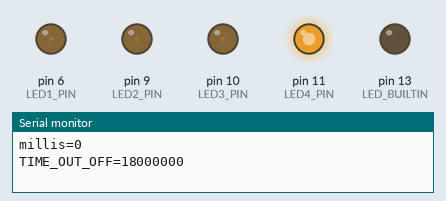
Bench run of a sketch on a simulated Arduino Uno, built with avr-gcc and run on an emulated ATmega328P. Shown: output pins drawn as LEDs (lit = HIGH), the last lines printed to the serial monitor. Random numbers use the default seed unless the sketch sets one.

Above: at 0.61 s.
At 3.6 s:
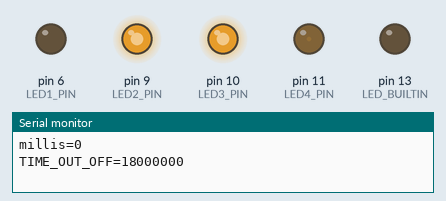
At 4.6 s:
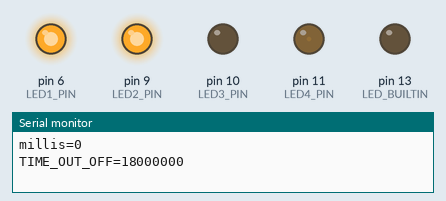
At 8.4 s:
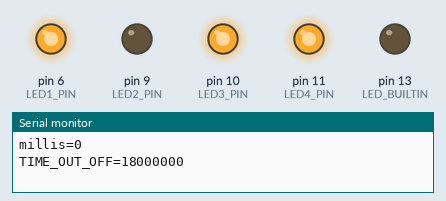
At 13.7 s:
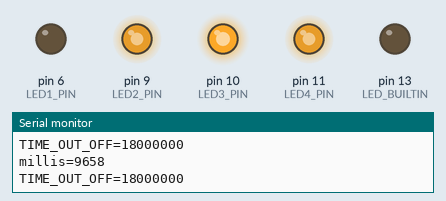
At 19.0 s:
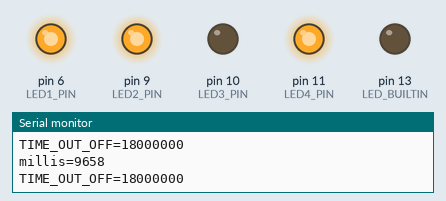
Timing chart, 0 to 21.9 s (numbered marks = the images above):
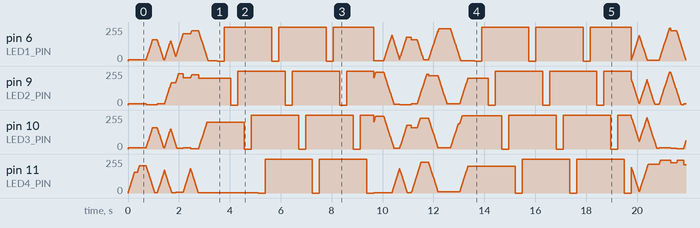

The sketch:

ArduinoChristmasLight_V3.ino
```cpp
// Christmas Light V3.0 -  DIY Arduino Christmaas light "Maker Fabio" project on Youtube
// Simple 4 channels Christmas light Sketch
// it starts automatically with Lights ON when powered or reset
// it will keep light on for "TIME_KEEP_ON_HR" hours, and then remains off for
// the remaining part of the day (24-TIME_KEEP_ON_HR hours)

// LED output PWMs
#define LED1_PIN 6
#define LED2_PIN 9
#define LED3_PIN 10
#define LED4_PIN 11

#define CH_NUMBER 4 // number of LED strings, in my case I have 4 LED strings
#define FULL_FADETIME 400// [ms]
#define FADE_PERIOD 10//[ms] dupdate rate of duty cycles during fading

#define TIME_KEEP_ON_HR   5

#define TIME_OUT_OFF  (unsigned long)1000*60*60*TIME_KEEP_ON_HR  //[ms] standby time for Module Off
#define HOURS24 (unsigned long)1000*60*60*24

extern volatile unsigned long timer0_millis;

void setup() {
  // set PIN as in/out
  pinMode(LED1_PIN,OUTPUT);
  pinMode(LED2_PIN,OUTPUT);
  pinMode(LED3_PIN,OUTPUT);
  pinMode(LED4_PIN,OUTPUT);

  // start with LED off
  digitalWrite(LED1_PIN, HIGH);
  digitalWrite(LED2_PIN, HIGH);
  digitalWrite(LED3_PIN, HIGH);
  digitalWrite(LED4_PIN, HIGH);

  pinMode(LED_BUILTIN, OUTPUT);
  digitalWrite(LED_BUILTIN, LOW); // turn off LED to lower power consumption

  Serial.begin(230400);       // Hardware serial for MCLD reading only

}

void loop() {
  static int invBrightness=0;
  static int fadeAmount =5;


  if (millis() < TIME_OUT_OFF )
  {
     Serial.print("millis=");
     Serial.println(millis());
     Serial.print("TIME_OUT_OFF=");
     Serial.println(TIME_OUT_OFF);
  }
  else
  {
     Serial.print("millis=");
     Serial.println(millis());
     Serial.print("TIME_OUT_OFF EXPIRED ******* =");
     Serial.println(TIME_OUT_OFF);
  }


  if(timerStillOn()){ // perform light games only when timer is not expired

    // light game 1 , random perform some times
    for(int i = 0; i<10;i++)
    {
      // fadeToScenario( scenario, fadeTime, targetMin, targetMax );
      fadeToScenario(random (0,0b00001111), random (200,500),random (1,10),random (150,255) );
    }

    // light game 2 ,perform some times
    for(int i = 0; i<3;i++)
    {
      fadeLED(LED1_PIN);
      fadeLED(LED2_PIN);
      fadeLED(LED3_PIN);
      fadeLED(LED4_PIN);
    }
  }
  else{
        //  light off
  digitalWrite(LED1_PIN, HIGH);
  digitalWrite(LED2_PIN, HIGH);
  digitalWrite(LED3_PIN, HIGH);
  digitalWrite(LED4_PIN, HIGH);
  }
}

// update only the duty cyle of the channels passed in the chParalMask, set other channels duty to 0
// "duty" value expressed as %oo so 100% = 10000
// fade time [ms] is the time needed to go from 0% to fullduty
// chMask is a CH_NUMBER bit mask, that will be faded to 100% duty
void fadeToScenario(int chMask, int fadeTimeMs , int targetMin, int targetMax )
{
  int singleMask=0x01;     // one bit mask
  static int dutyMemory[CH_NUMBER];

  int fadeCycles;
  int fadeDimStep; // ho

  fadeCycles=fadeTimeMs/FADE_PERIOD;

  fadeDimStep = 255 / (FULL_FADETIME/FADE_PERIOD);

  for (int x= 0; x<fadeCycles ; x++)
  {
    for (int i = 0 ; i<CH_NUMBER; i++){ //for each channel
       if ( chMask & (singleMask << i)){ //if channel is ON, increase its duty to the max
         if (dutyMemory[i]<targetMax-fadeDimStep )
           dutyMemory[i] = dutyMemory[i]+fadeDimStep;
         else
           dutyMemory[i] = targetMax;
       }
       else{  // function should is off in the new fadeScenario request
         if (dutyMemory[i]> targetMin+fadeDimStep )
           dutyMemory[i] = dutyMemory[i]-fadeDimStep;
         else
           dutyMemory[i] = targetMin;
       }
    }
    analogWrite(LED1_PIN, dutyMemory[0] );
    analogWrite(LED2_PIN, dutyMemory[1] );
    analogWrite(LED3_PIN, dutyMemory[2] );
    analogWrite(LED4_PIN, dutyMemory[3] );
    delay(FADE_PERIOD);
  }
}


// Fades the LED from full off to full on
void fadeLED(int pin) {
  static int invBrightness=0;

 // start with light off (remember OUT 0 => light on)
  for (invBrightness=255; invBrightness>=0 ; invBrightness--)
  {
    analogWrite(pin, invBrightness);
    invBrightness = invBrightness -1;
    delayMicroseconds (2000);
  }

  digitalWrite(pin, LOW); // be sure to have 100% duty without glitches
  delay (20);

  for (invBrightness=0; invBrightness<=255 ; invBrightness++)
  {
    analogWrite(pin, invBrightness);
    invBrightness = invBrightness +1;
    delayMicroseconds (2000);
  }


  //digitalWrite(pin, HIGH); // be sure to have 100% duty without glitches
}

// escAutoPowerOff: check if auto power off is needed becasue of:
// -no activity from the remote
// -low battery : smaller than BATT_LOW
bool timerStillOn()
{
  if (millis() < TIME_OUT_OFF )
    return true;
  else
  {
     if (millis() > HOURS24)
       timer0_millis = 0;
     return false;
  }
}
```
